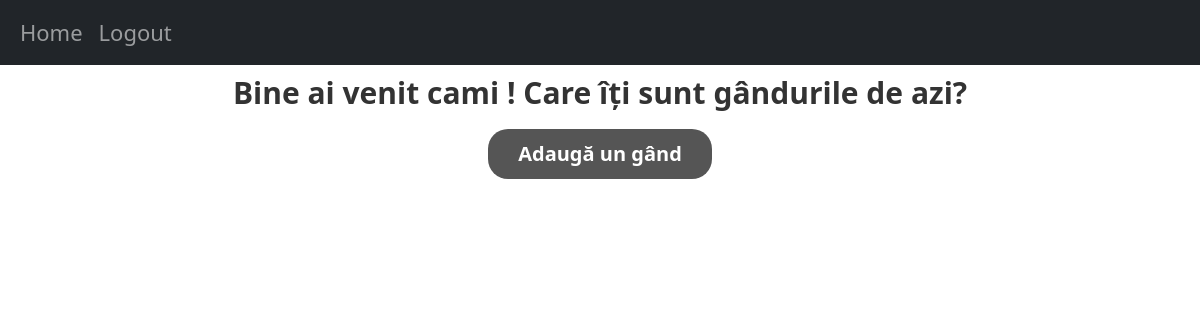
Page /home/pacient (signed in) on the earlier database version.
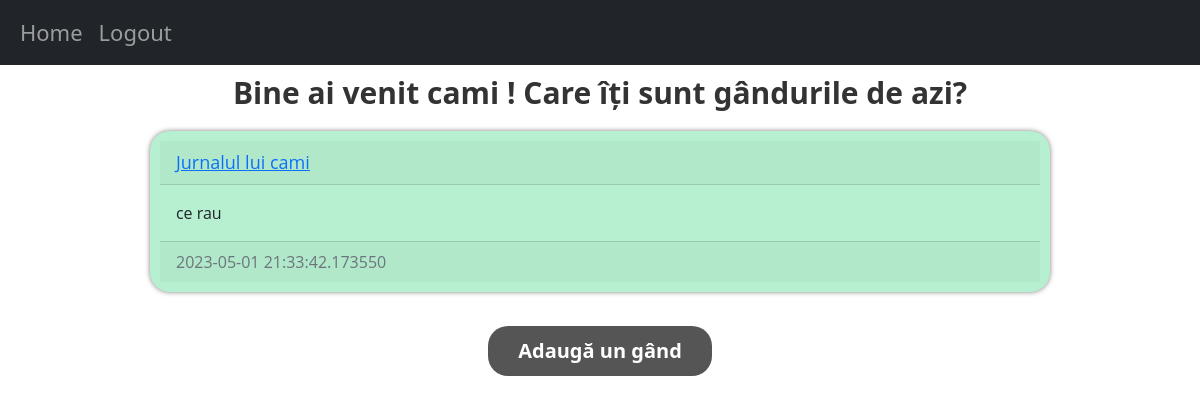
Same page on the later database version.
### website/domain/models.py (models this page shows)
class User(db.Model, UserMixin):
    id = db.Column(db.Integer, primary_key=True)
    email = db.Column(db.String(150), unique=True)
    username = db.Column(db.String(150), unique=True)
    password = db.Column(db.String(150))
    email_confirmed_at = db.Column(db.DateTime(timezone=True), default=datetime.now())
    date_created = db.Column(db.DateTime(timezone=True), default=datetime.now())
    posts = db.relationship('Post', backref='user', passive_deletes=True)
    role = db.Column(db.String(100))

class Post(db.Model):
    id = db.Column(db.Integer, primary_key=True)
    text = db.Column(db.Text, nullable=False)
    date_created = db.Column(db.DateTime(timezone=True), default=datetime.now())
    author = db.Column(db.Integer, db.ForeignKey(
        'user.id', ondelete="CASCADE"), nullable=False)
    result = db.Column(db.String(150))

### website/controller/pacientView.py (the view)
    @staticmethod
    @views.route("/home/pacient")
    @login_required
    @__role_required('pacient')
    def home_Pacient():
        posts = Post.query.filter_by(author=current_user.id).all()
        pacienti = Pacient.query.filter_by(terapeut_asignat=current_user.id)
        lista_finala = []
        for post in posts:
            if post.date_created!= None and post.date_created.date() == date.today():
                lista_finala.append(post)
        if current_user.role == 'terapeut':
            return render_template("homeTerapeut.html", user=current_user, pacienti=pacienti)
        else:
            return render_template("homePacient.html", user=current_user, posts=lista_finala)

### website/controller/pacientView.py (called while the page is built)
    @staticmethod
    def __role_required(role):
        def decorator(func):
            @wraps(func)
            def wrapper(*args, **kwargs):
                if not current_user.role == role:
                    return "Unauthorized access", 403
                return func(*args, **kwargs)
            return wrapper
        return decorator

### website/templates/homePacient.html
{% extends "jurnal.html" %} {% block title %}Home{% endblock %}

### website/templates/jurnal.html
{% extends "base.html" %} {% block title %}Home{% endblock %} {% block content
%}
<h1 align="center" style="font-size: 30px ;
  font-weight: bold ;
  color: #333;
  padding: 10px">{% block header %} Bine ai venit {{user.username}} !
{% block subheader %}Care îți sunt gândurile de azi?{% endblock %}
{% endblock %}</h1>
<div id="posts">
  {% for post in posts %}
  <div class="card border-dark" style="background-color: #b6f0d0;
  box-shadow: 0px 0px 5px rgba(0, 0, 0, 0.5);
  margin: 10px auto;
  max-width: 900px;
  padding: 10px;
  border-radius: 20px;
  border: none;
  font-family: 'Open Sans', sans-serif !important;">
    <div class="card-header d-flex justify-content-between align-items-center">
      <a href="/jurnal" style="font-size: 18px;">Jurnalul lui {{post.user.username}}</a>
    </div>
    <div class="card-body" >
      <div class="card-text" style="font-size: 16px;">{{post.text}}</div>
    </div>
    <div class="card-footer text-muted">{{post.date_created}}</div>
  </div>
  <br/> {% endfor %}
</div>
{% block footer %}
<div align="center">
  <a href="/create-post"
    ><button type="button" >
      Adaugă un gând
    </button></a
  >
</div>
{% endblock %} {% endblock %}

### website/templates/base.html (shortened to what this page needs)
<!DOCTYPE html>
<html lang="en">
  <head>
    <link rel="stylesheet" href="/static/style.css">
    <link
      href="https://cdn.jsdelivr.net/npm/bootstrap@5.0.2/dist/css/bootstrap.min.css"
      rel="stylesheet"
    />
  </head>
  <body>
    <nav class="navbar navbar-expand-lg navbar-dark bg-dark">
      <div class="container-fluid">
        <div class="collapse navbar-collapse" id="navbar">
          <div class="navbar-nav" style="font-size: 22px !important;">
            <a class="nav-item nav-link"  href="/home">Home</a>
            {% if user.is_authenticated %}
            <a class="nav-item nav-link"  href="/logout">Logout</a>
            {% else %}
            <a class="nav-item nav-link"  href="/login">Login</a>
            <a class="nav-item nav-link"  href="/sign-up">Sign Up</a>
            {% endif %}
          </div>
        </div>
      </div>
    </nav>
    <div class="container">{% block content %}{% endblock %}</div>
  </body>
</html>

### website/static/style.css (style rules this page uses)
body { font-family: 'Open Sans', sans-serif; background-color: #F5F5F5; color: #333; }
button { background-color: #555; border: none; color: #fff; padding: 10px 30px; text-align: center; font-size: 20px !important; font-weight: bold; margin: 20px auto; max-width: 600px; border-radius: 20px !important; cursor: pointer; }
a { color: #4CAF50; text-decoration: none; }

Differences in the rows shown:
added Post: user.username "cami", text "ce rau", date_created "2023-05-01 21:33:42.173550"
